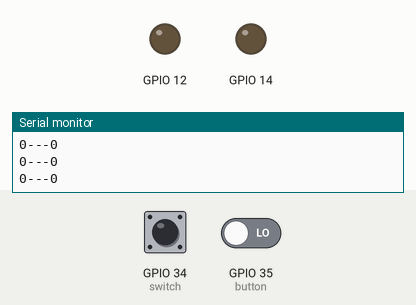
This sketch was run on a simulated ESP32. Parts: output pins drawn as LEDs (lit = HIGH), the last lines printed to the serial monitor. Inputs (shaded band) come from the test bench; at power-on: GPIO 34 (switch) LOW, GPIO 35 (button) LOW.

Above: at 1.2 s.
1.3 s: GPIO 34 (switch) pulled HIGH for 0.15 s
At 1.37 s:
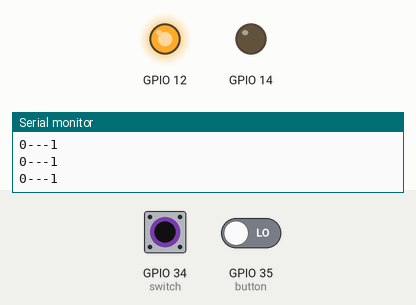
2.9 s: GPIO 34 (switch) pulled HIGH for 3.2 s
At 7.2 s:
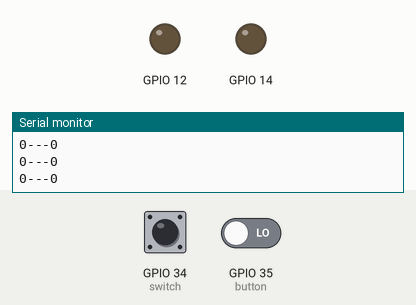
7.6 s: GPIO 34 (switch) driven HIGH and GPIO 35 (button) driven HIGH
At 8.1 s:
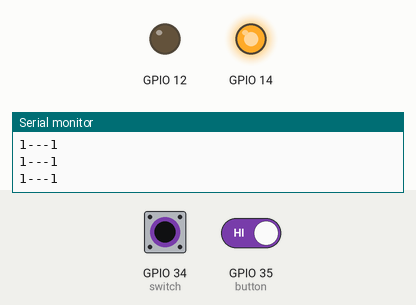
9.1 s: GPIO 34 (switch) driven LOW
At 10.5 s:
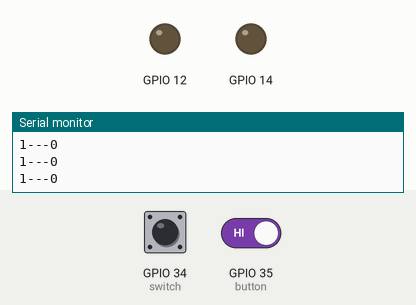
Timing chart, 0 to 11.6 s (numbered marks = the images above; inputs shaded):
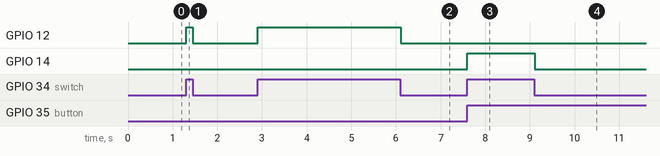

Measured:
- after the input at 1.3 s, GPIO 12: LOW → HIGH at once, → LOW 0.15 s later
- after the input at 2.9 s, GPIO 12: LOW → HIGH at once, → LOW 3.2 s later
- after the input at 7.6 s, GPIO 14: LOW → HIGH at once
- after the input at 9.1 s, GPIO 14: HIGH → LOW at once

The sketch:

Lab4_C3.ino
```cpp
//6188089 - Nattawipa Saetae
// C++ code

int pin3 = 0; //button switch

int dip_state = 0; //dip switch

void setup()
{
  pinMode(34, INPUT);
  pinMode(35, INPUT);
  Serial.begin(9600);

  pinMode(14, OUTPUT);
  pinMode(12, OUTPUT);
}

void loop()
{
  dip_state = digitalRead(34); //read dip switch
  pin3 = digitalRead(35);  //read button switch
  Serial.print(pin3);
  Serial.print("---");
  Serial.println(dip_state);
  if (dip_state == 1) {
    if (pin3 == 1) {
      digitalWrite(14, HIGH);
      digitalWrite(12, LOW);
    } else {
      digitalWrite(14, LOW);
      digitalWrite(12, HIGH);
    }
  } else {
    digitalWrite(14, LOW);
    digitalWrite(12, LOW);
  }
  delay(10); // Delay a little bit to improve simulation performance
}
```
